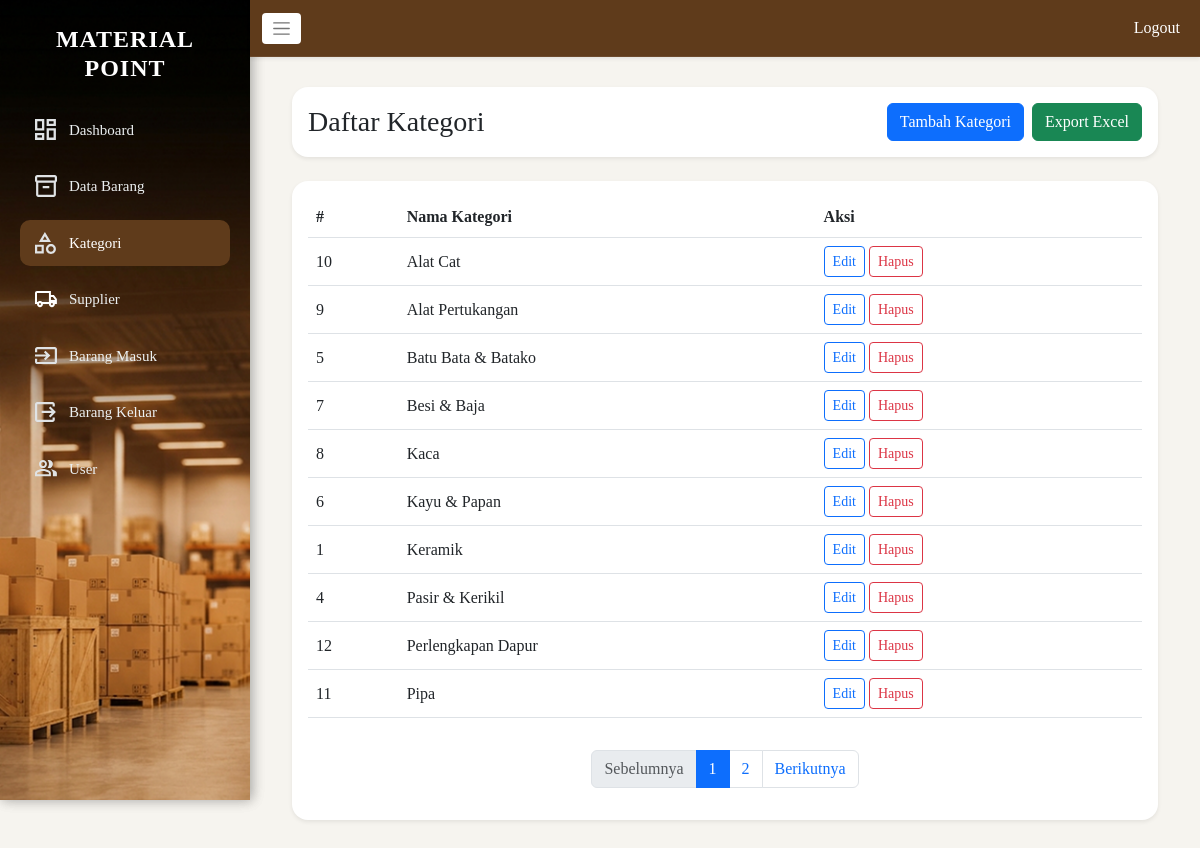
The page /Kategori/data_kategori.php (signed in) on the database its author committed.
### tables this page shows
CREATE TABLE `kategori` (
  `id_kategori` int(11) NOT NULL,
  `nama_kategori` varchar(100) NOT NULL
);

### Kategori/data_kategori.php (the view, shortened to what this page needs)
<?php
include '../koneksi_db.php';
$perPage = 10;
$page    = isset($_GET['page']) && is_numeric($_GET['page']) ? max(1, intval($_GET['page'])) : 1;
$offset  = ($page - 1) * $perPage;
$totalRows = 0;
$res = $conn->query("SELECT COUNT(*) AS total FROM kategori");
if ($res) { $totalRows = (int)$res->fetch_assoc()['total']; $res->free(); }
$totalPages = max(1, (int)ceil($totalRows / $perPage));
$dataKategori = [];
$sql = "SELECT id_kategori, nama_kategori FROM kategori ORDER BY nama_kategori ASC LIMIT ? OFFSET ?";
if ($stmt = $conn->prepare($sql)) {
    $stmt->bind_param("ii", $perPage, $offset);
    $stmt->execute();
    $result = $stmt->get_result();
    while ($row = $result->fetch_assoc()) { $dataKategori[] = $row; }
}
?>
<!DOCTYPE html>
<html>
<head>
    <link href="https://cdn.jsdelivr.net/npm/bootstrap@5.3.0/dist/css/bootstrap.min.css" rel="stylesheet">
    <link rel="stylesheet" href="../asset/css/style.css">
</head>
<body class="admin-dashboard">
<div class="sidebar d-none d-md-block">
    <?php include '../layout/sidebar.php'; ?>
</div>
<div class="main-wrapper">
    <?php include '../layout/nav.php'; ?>
    <div class="content">
        <div class="container-fluid">
            <div class="row mb-4">
                <div class="col-md-12">
                    <div class="card shadow-sm border-0 rounded-4">
                        <div class="card-body d-flex justify-content-between align-items-center">
                            <h3 class="mb-0">Daftar Kategori</h3>
                            <div class="d-flex gap-2">
                                <a href="tambah_kategori.php" class="btn btn-primary">Tambah Kategori</a>
                                <a href="export_kategori.php" class="btn btn-success">Export Excel</a>
                            </div>
                        </div>
                    </div>
                </div>
            </div>
            <div class="row g-4">
                <div class="col-12">
                    <div class="card shadow-sm border-0 rounded-4">
                        <div class="card-body">
                            <div class="table-responsive">
                                <table class="table table-hover align-middle">
                                    <thead>
                                        <tr>
                                            <th>#</th>
                                            <th>Nama Kategori</th>
                                            <th>Aksi</th>
                                        </tr>
                                    </thead>
                                    <tbody>
                                        <?php if (empty($dataKategori)): ?>
                                            <tr><td colspan="3" class="text-center text-muted">Belum ada kategori.</td></tr>
                                        <?php else: ?>
                                            <?php foreach ($dataKategori as $kategori): ?>
                                                <tr>
                                                    <td><?php echo intval($kategori['id_kategori']); ?></td>
                                                    <td><?php echo htmlspecialchars($kategori['nama_kategori']); ?></td>
                                                    <td>
                                                        <a href="edit_kategori.php?id=<?php echo intval($kategori['id_kategori']); ?>" class="btn btn-sm btn-outline-primary">Edit</a>
                                                        <form method="POST" action="hapus_kategori.php" style="display:inline"
                                                              onsubmit="return confirm('Apakah Anda yakin ingin menghapus kategori ini?')">
                                                            <button type="submit" class="btn btn-sm btn-outline-danger">Hapus</button>
                                                        </form>
                                                    </td>
                                                </tr>
                                            <?php endforeach; ?>
                                        <?php endif; ?>
                                    </tbody>
                                </table>
                            </div>
                            <?php if ($totalPages > 1): ?>
                            <nav class="mt-3">
                                <ul class="pagination justify-content-center">
                                    <li class="page-item <?php echo $page <= 1 ? 'disabled' : ''; ?>">
                                        <a class="page-link" href="?page=<?php echo $page - 1; ?>">Sebelumnya</a>
                                    </li>
                                    <?php for ($i = 1; $i <= $totalPages; $i++): ?>
                                        <li class="page-item <?php echo $i === $page ? 'active' : ''; ?>">
                                            <a class="page-link" href="?page=<?php echo $i; ?>"><?php echo $i; ?></a>
                                        </li>
                                    <?php endfor; ?>
                                    <li class="page-item <?php echo $page >= $totalPages ? 'disabled' : ''; ?>">
                                        <a class="page-link" href="?page=<?php echo $page + 1; ?>">Berikutnya</a>
                                    </li>
                                </ul>
                            </nav>
                            <?php endif; ?>
                        </div>
                    </div>
                </div>
            </div>
        </div>
    </div>
</div>
</body>
</html>

### asset/css/style.css (style rules this page uses)
body { background: #f6f4ef; font-family: "Poppins"; padding-top: 40px; }
::placeholder { font-size: 16px; }
.sidebar { width: 250px; height: 100vh; background: url("../img/sidebar.png") no-repeat center center; background-size: cover; position: fixed; top: 0; left: 0; padding: 25px 20px; box-shadow: 2px 0 12px rgba(0, 0, 0, 0.18); transition: transform 0.3s ease, padding 0.3s ease, box-shadow 0.3s ease; }
body.admin-dashboard { padding-top: 0; }
.content { margin-left: 270px; padding: 30px; transition: margin-left 0.3s ease, padding 0.3s ease; }
.main-wrapper { margin-left: 250px; transition: margin-left 0.3s ease; }
.main-wrapper .content { margin-left: 0; }

### rows shown on the page
kategori: id_kategori "10", nama_kategori "Alat Cat"
kategori: id_kategori "9", nama_kategori "Alat Pertukangan"
kategori: id_kategori "5", nama_kategori "Batu Bata & Batako"
kategori: id_kategori "7", nama_kategori "Besi & Baja"
kategori: id_kategori "8", nama_kategori "Kaca"
kategori: id_kategori "6", nama_kategori "Kayu & Papan"
kategori: id_kategori "1", nama_kategori "Keramik"
kategori: id_kategori "4", nama_kategori "Pasir & Kerikil"
kategori: id_kategori "12", nama_kategori "Perlengkapan Dapur"
kategori: id_kategori "11", nama_kategori "Pipa"
